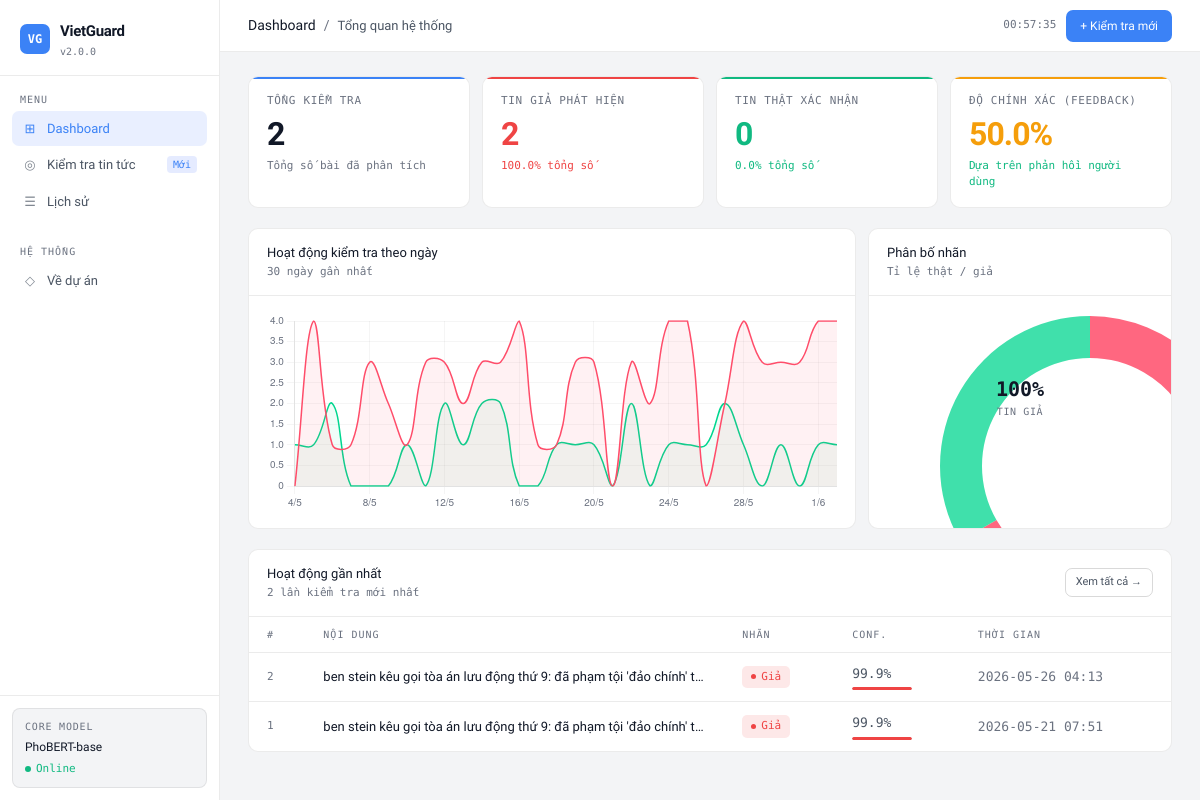
The page / on the database its author committed.
### tables this page shows
CREATE TABLE feedback (
            id INTEGER PRIMARY KEY AUTOINCREMENT,
            text TEXT,
            prediction_label TEXT,
            confidence REAL,
            user_feedback TEXT,
            timestamp DATETIME DEFAULT CURRENT_TIMESTAMP
        , is_bookmarked INTEGER DEFAULT 0, source_type TEXT DEFAULT 'text');

### app.py (the view)
@app.route("/")
def index():
    conn = sqlite3.connect('feedback.db')
    c = conn.cursor()
    c.execute("SELECT COUNT(*) FROM feedback")
    total = c.fetchone()[0]
    c.execute("SELECT COUNT(*) FROM feedback WHERE prediction_label LIKE '%Tin giả%'")
    total_fake = c.fetchone()[0]
    c.execute("SELECT COUNT(*) FROM feedback WHERE prediction_label LIKE '%Tin thật%'")
    total_real = c.fetchone()[0]
    c.execute("SELECT COUNT(*) FROM feedback WHERE user_feedback='Đúng'")
    correct = c.fetchone()[0]
    c.execute("SELECT id, text, prediction_label, confidence, timestamp, is_bookmarked FROM feedback ORDER BY id DESC LIMIT 8")
    recent = c.fetchall()
    conn.close()
    acc = round(correct / total * 100, 1) if total > 0 else 0
    return render_template("index.html",
        total=total, total_fake=total_fake, total_real=total_real,
        accuracy=acc, recent=recent)

### templates/index.html (shortened to what this page needs)
{% extends 'layout.html' %} {% set active_page = 'dashboard' %}  {% block topbar_page %}Dashboard{% endblock %} {%
block topbar_sub %}Tổng quan hệ thống{% endblock %}  {% block content %}
<div class="metrics-row fade-up">
  <div class="metric-card total">
    <div class="metric-label">Tổng kiểm tra</div>
    <div class="metric-val total">{{ total if total else 0 }}</div>
    <div class="metric-change neutral">Tổng số bài đã phân tích</div>
  </div>
  <div class="metric-card fake">
    <div class="metric-label">Tin giả phát hiện</div>
    <div class="metric-val fake">{{ total_fake if total_fake else 0 }}</div>
    <div class="metric-change down">
      {% if total > 0 %}{{ "%.1f"|format(total_fake / total * 100) }}% tổng số{%
      else %}—{% endif %}
    </div>
  </div>
  <div class="metric-card real">
    <div class="metric-label">Tin thật xác nhận</div>
    <div class="metric-val real">{{ total_real if total_real else 0 }}</div>
    <div class="metric-change up">
      {% if total > 0 %}{{ "%.1f"|format(total_real / total * 100) }}% tổng số{%
      else %}—{% endif %}
    </div>
  </div>
  <div class="metric-card acc">
    <div class="metric-label">Độ chính xác (feedback)</div>
    <div class="metric-val acc">{{ accuracy }}%</div>
    <div class="metric-change up">Dựa trên phản hồi người dùng</div>
  </div>
</div>
<div
  style="display: grid; grid-template-columns: 2fr 1fr; gap: 12px"
  class="fade-up-2"
>
  <div class="card">
    <div class="card-head">
      <div>
        <div class="card-title">Hoạt động kiểm tra theo ngày</div>
        <div class="card-subtitle">30 ngày gần nhất</div>
      </div>
    </div>
    <div class="card-body">
      <div style="position: relative; height: 200px">
        <canvas id="lineChart"></canvas>
      </div>
    </div>
  </div>
  <div class="card">
    <div class="card-head">
      <div>
        <div class="card-title">Phân bố nhãn</div>
        <div class="card-subtitle">Tỉ lệ thật / giả</div>
      </div>
    </div>
    <div
      class="card-body"
      style="
        display: flex;
        align-items: center;
        justify-content: center;
        height: 200px;
      "
    >
      <div style="width: 160px; height: 160px; position: relative">
        <canvas id="donutChart"></canvas>
        <div
          style="
            position: absolute;
            top: 50%;
            left: 50%;
            transform: translate(-50%, -50%);
            text-align: center;
          "
        >
          <div
            style="
              font-size: 20px;
              font-weight: 700;
              color: var(--text);
              font-family: var(--mono);
            "
          >
            {% if total > 0 %}{{ "%.0f"|format(total_fake / total * 100) }}%{%
            else %}—{% endif %}
          </div>
          <div
            style="
              font-size: 10px;
              color: var(--text3);
              font-family: var(--mono);
              letter-spacing: 0.06em;
              text-transform: uppercase;
            "
          >
            Tin giả
          </div>
        </div>
      </div>
    </div>
  </div>
</div>
<div class="card fade-up-3">
  <div class="card-head">
    <div>
      <div class="card-title">Hoạt động gần nhất</div>
      <div class="card-subtitle">{{ recent|length }} lần kiểm tra mới nhất</div>
    </div>
    <a
      href="/history"
      class="tb-btn ghost"
      style="font-size: 11px; padding: 5px 10px"
      >Xem tất cả →</a
    >
  </div>
  <div class="card-body no-pad">
    {% if recent %}
    <table class="activity-table">
      <thead>
        <tr>
          <th>#</th>
          <th>Nội dung</th>
          <th>Nhãn</th>
          <th>Conf.</th>
          <th>Thời gian</th>
        </tr>
      </thead>
      <tbody>
        {% for row in recent %} {% set is_fake = 'Tin giả' in row[2] %}
        <tr onclick="window.location = '/history'">
          <td
            style="
              font-family: var(--mono);
              font-size: 11px;
              color: var(--text3);
            "
          >
            {{ row[0] }}
          </td>
          <td class="td-text-cell">
            <div class="td-snippet">{{ row[1][:120] if row[1] else '—' }}</div>
          </td>
          <td>
            <span class="verdict-pill {{ 'fake' if is_fake else 'real' }}">
              <span class="vpill-dot"></span>
              {{ 'Giả' if is_fake else 'Thật' }}
            </span>
          </td>
          <td class="td-conf">
            {{ "%.1f"|format(row[3]) }}%
            <div class="conf-bar">
              <div
                class="conf-fill {{ 'fake' if is_fake else 'real' }}"
                style="width:{{ row[3] }}%"
              ></div>
            </div>
          </td>
          <td class="td-time">{{ row[4][:16] if row[4] else '—' }}</td>
        </tr>
        {% endfor %}
      </tbody>
    </table>
    {% endif %}
  </div>
</div>
{% endblock %} {% block scripts %}
<script>
  const totalFake = {{ total_fake }};
  const totalReal = {{ total_real }};
  // Line chart (mock data — sẽ dùng dữ liệu thật sau khi có đủ bản ghi)
  const lineCtx = document.getElementById('lineChart').getContext('2d');
  const days = Array.from({length:30},(_,i)=>{const d=new Date();d.setDate(d.getDate()-29+i);return d.getDate()+'/'+(d.getMonth()+1);});
  const fakeD = days.map(()=>Math.floor(Math.random()*(totalFake/10 + 5)));
  const realD = days.map(()=>Math.floor(Math.random()*(totalReal/10 + 3)));
  new Chart(lineCtx,{type:'line',data:{labels:days,datasets:[
    {label:'Tin giả',data:fakeD,borderColor:'#ff4d6a',backgroundColor:'rgba(255,77,106,0.08)',borderWidth:1.5,pointRadius:0,tension:0.4,fill:true},
    {label:'Tin thật',data:realD,borderColor:'#00d68f',backgroundColor:'rgba(0,214,143,0.06)',borderWidth:1.5,pointRadius:0,tension:0.4,fill:true},
  ]},options:{responsive:true,maintainAspectRatio:false,plugins:{legend:{display:false}},scales:{
    x:{ticks:{color:'#6b7280',font:{size:10},maxTicksLimit:8},grid:{color:'rgba(0,0,0,0.04)'},border:{color:'rgba(0,0,0,0.08)'}},
    y:{ticks:{color:'#6b7280',font:{size:10}},grid:{color:'rgba(0,0,0,0.04)'},border:{color:'rgba(0,0,0,0.08)'}}
  }}});
  // Donut chart
  const donutCtx = document.getElementById('donutChart').getContext('2d');
  new Chart(donutCtx,{type:'doughnut',data:{
    labels:['Tin giả','Tin thật'],
    datasets:[{data:[totalFake||1, totalReal||1],backgroundColor:['rgba(255,77,106,0.85)','rgba(0,214,143,0.75)'],borderWidth:0,hoverOffset:4}]
  },options:{responsive:false,cutout:'72%',plugins:{legend:{display:false},tooltip:{callbacks:{label:c=>` ${c.label}: ${c.raw.toLocaleString()}`}}}}});
</script>
{% endblock %}

### static/style.css (style rules this page uses)
:root { --bg: #f3f4f6; --bg1: #ffffff; --bg2: #ffffff; --bg3: #f3f4f6; --bg4: #e5e7eb; --border: rgba(0, 0, 0, 0.08); --border2: rgba(0, 0, 0, 0.15); --text: #111827; --text2: #4b5563; --text3: #6b7280; --accent: #3b82f6; --accent2: #2563eb; --fake: #ef4444; --fake-dim: rgba(239, 68, 68, 0.12); --real: #10b981; --real-dim: rgba(16, 185, 129, 0.12); --warn: #f59e0b; --warn-dim: rgba(245, 158, 11, 0.12); --mono: 'Geist Mono', monospace; --sans: 'Geist', sans-serif; --sidebar-w: 220px; }
*, *::before, *::after { box-sizing: border-box; margin: 0; padding: 0; }
html, body { height: 100%; }
body { font-family: var(--sans); background: var(--bg); color: var(--text); display: flex; min-height: 100vh; font-size: 14px; line-height: 1.5; }
.tb-btn { display: flex; align-items: center; gap: 6px; padding: 7px 14px; border-radius: 7px; font-size: 12px; font-weight: 500; cursor: pointer; border: none; transition: background 0.15s; font-family: var(--sans); text-decoration: none; }
.tb-btn.ghost { background: transparent; color: var(--text2); border: 1px solid var(--border2); }
.card { background: var(--bg2); border: 1px solid var(--border); border-radius: 10px; overflow: hidden; }
.card-head { padding: 14px 18px; border-bottom: 1px solid var(--border); display: flex; align-items: center; justify-content: space-between; }
.card-title { font-size: 13px; font-weight: 500; color: var(--text); }
.card-subtitle { font-family: var(--mono); font-size: 11px; color: var(--text3); margin-top: 2px; }
.card-body { padding: 16px 18px; }
.card-body.no-pad { padding: 0; }
.metrics-row { display: grid; grid-template-columns: repeat(4, 1fr); gap: 12px; }
.metric-card { background: var(--bg2); border: 1px solid var(--border); border-radius: 10px; padding: 16px 18px; position: relative; overflow: hidden; transition: border-color 0.2s; }
.metric-card::before { content: ''; position: absolute; top: 0; left: 0; right: 0; height: 2px; }
.metric-card.fake::before { background: var(--fake); }
.metric-card.real::before { background: var(--real); }
.metric-card.total::before { background: var(--accent); }
.metric-card.acc::before { background: var(--warn); }
.metric-label { font-family: var(--mono); font-size: 11px; color: var(--text3); letter-spacing: 0.06em; text-transform: uppercase; margin-bottom: 8px; }
.metric-val { font-size: 32px; font-weight: 700; letter-spacing: -0.03em; line-height: 1; }
.metric-val.fake { color: var(--fake); }
.metric-val.real { color: var(--real); }
.metric-val.total { color: var(--text); }
.metric-val.acc { color: var(--warn); }
.metric-change { display: flex; align-items: center; gap: 4px; margin-top: 8px; font-family: var(--mono); font-size: 11px; }
.metric-change.up { color: var(--real); }
.metric-change.down { color: var(--fake); }
.metric-change.neutral { color: var(--text3); }
.activity-table { width: 100%; border-collapse: collapse; }
.activity-table thead tr { border-bottom: 1px solid var(--border); }
.activity-table th { font-family: var(--mono); font-size: 10px; letter-spacing: 0.1em; text-transform: uppercase; color: var(--text3); padding: 10px 18px; text-align: left; font-weight: 400; }
.activity-table tbody tr { border-bottom: 1px solid var(--border); transition: background 0.1s; cursor: pointer; }
.activity-table tbody tr:last-child { border-bottom: none; }
.activity-table td { padding: 11px 18px; font-size: 13px; }
.td-text-cell { max-width: 320px; }
.td-snippet { color: var(--text); white-space: nowrap; overflow: hidden; text-overflow: ellipsis; font-size: 13px; }
.verdict-pill { display: inline-flex; align-items: center; gap: 5px; padding: 3px 9px; border-radius: 5px; font-family: var(--mono); font-size: 11px; font-weight: 500; }
.verdict-pill.fake { background: var(--fake-dim); color: var(--fake); }
.vpill-dot { width: 5px; height: 5px; border-radius: 50%; background: currentColor; }
.td-conf { font-family: var(--mono); font-size: 12px; color: var(--text2); }
.conf-bar { width: 60px; height: 3px; background: var(--bg4); border-radius: 2px; margin-top: 4px; overflow: hidden; }
.conf-fill { height: 100%; border-radius: 2px; }
.conf-fill.fake { background: var(--fake); }
.td-time { font-family: var(--mono); font-size: 11px; color: var(--text3); }
.fade-up { animation: fadeUp 0.35s ease both; }
.fade-up-2 { animation: fadeUp 0.35s ease 0.07s both; }
.fade-up-3 { animation: fadeUp 0.35s ease 0.14s both; }

### rows shown on the page
feedback: id "2", text "ben stein kêu gọi tòa án lưu động thứ 9: đã phạm tội 'đảo chính' t…", value "Giả", confidence "99.9", timestamp "2026-05-26 04:13"
feedback: id "1", text "ben stein kêu gọi tòa án lưu động thứ 9: đã phạm tội 'đảo chính' t…", value "Giả", confidence "99.9", timestamp "2026-05-21 07:51"

### other values the page prints
{{ total if total else 0 }} "2"
{{ total_fake if total_fake else 0 }} "2"
{{ "%.1f"|format(total_fake / total * 100) }} "100.0"
{{ total_real if total_real else 0 }} "0"
{{ "%.1f"|format(total_real / total * 100) }} "0.0"
{{ accuracy }} "50.0"
{{ "%.0f"|format(total_fake / total * 100) }} "100"
{{ recent|length }} "2"
chart data {{ total_fake }} 2
chart data {{ total_real }} 0
